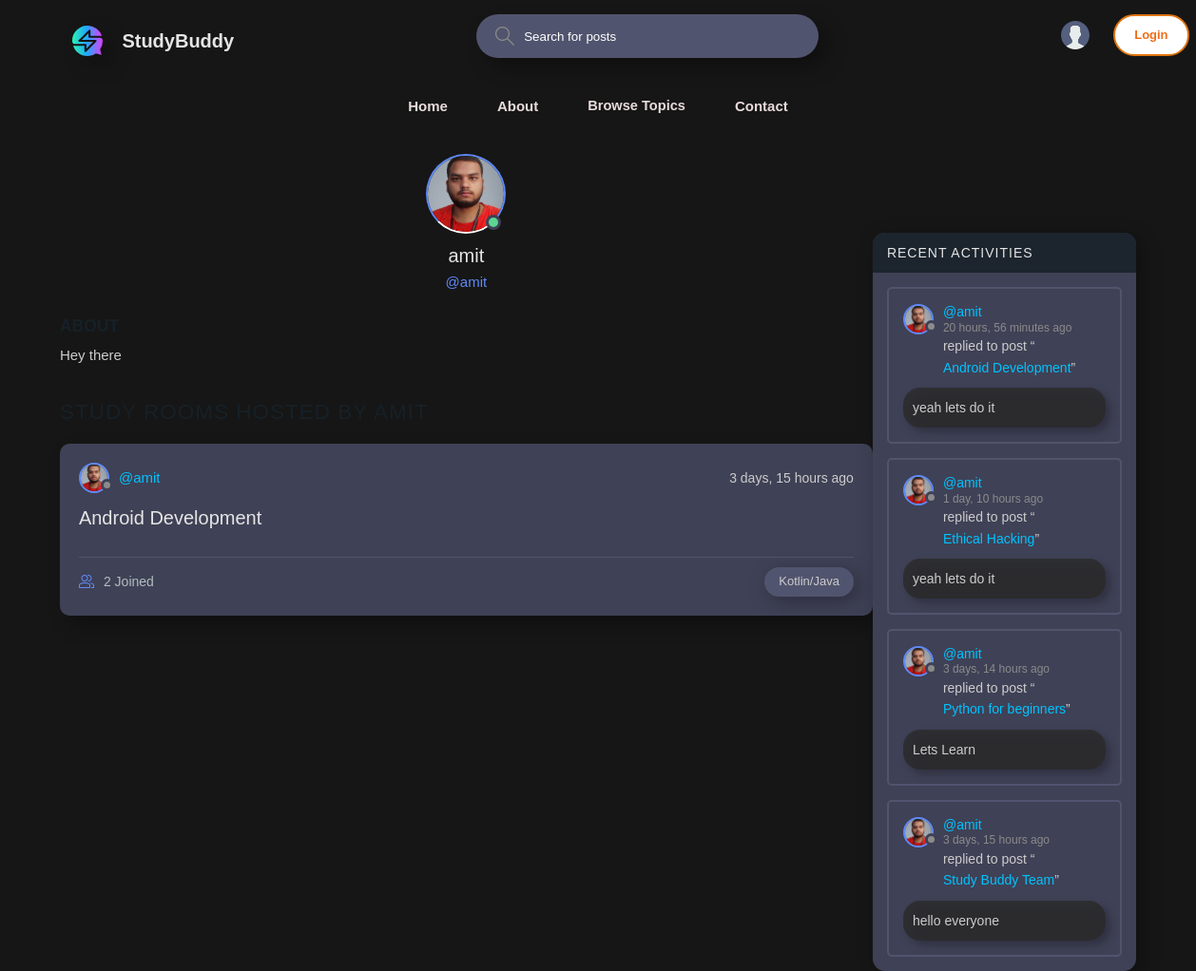
The page /profile/11/ on the database its author committed.
### base/models.py (models this page shows, shortened)
class User(AbstractUser):
    name = models.CharField(max_length=200, null=True)
    email = models.EmailField(unique=True, null=True)
    bio = models.TextField(null=True)
    avatar = models.ImageField(null=True, default="avatar.svg")
    USERNAME_FIELD = 'email'
    REQUIRED_FIELDS = []

class Room(models.Model):
    host = models.ForeignKey(User, on_delete=models.SET_NULL, null=True)
    topic = models.ForeignKey(Topic, on_delete=models.SET_NULL, null=True)
    name = models.CharField(max_length=200)
    description = models.TextField(null=True, blank=True)
    participants = models.ManyToManyField(
        User, related_name='participants', blank=True)
    updated = models.DateTimeField(auto_now=True)
    created = models.DateTimeField(auto_now_add=True)
    class Meta:
        ordering = ['-updated', '-created']
    def __str__(self):
        return self.name

class Topic(models.Model):
    name = models.CharField(max_length=200)

class Message(models.Model):
    user = models.ForeignKey(User, on_delete=models.CASCADE)
    room = models.ForeignKey(Room, on_delete=models.CASCADE)
    body = models.TextField()
    updated = models.DateTimeField(auto_now=True)
    created = models.DateTimeField(auto_now_add=True)
    class Meta:
        ordering = ['-updated', '-created']

### base/views.py (the view)
# urls.py: path('profile/<str:pk>/', views.userProfile, name="user-profile"),
def userProfile(request, pk):
    user = User.objects.get(id=pk)
    rooms = user.room_set.all()
    room_messages = user.message_set.all()
    topics = Topic.objects.all()
    context = {'user': user, 'rooms': rooms,
               'room_messages': room_messages, 'topics': topics}
    return render(request, 'base/profile.html', context)

### base/templates/base/profile.html (shortened to what this page needs)
{% extends 'main.html' %}
{% block content %}
<main class="profile-page layout layout--3">
  <div class="container">
    <div class="roomList">
      <div class="profile">
        <div class="profile__avatar">
          <div class="avatar avatar--large active">
            <img src="{{user.avatar.url}}" />
          </div>
        </div>
        <div class="profile__info">
          <h3>{{user.name}}</h3>
          <p>@{{user.username}}</p>
        </div>
        <div class="profile__about">
          <h3>About</h3>
          <p>
            {{user.bio}}
          </p>
        </div>
      </div>
      <div class="roomList__header">
        <div>
          <h2>Study Rooms Hosted by {{user.name}}</a>
          </h2>
        </div>
      </div>
      {% include 'base/feed_component.html' %}
    </div>
    {% include 'base/activity_component.html' %}
  </div>
</main>
{% endblock content %}

### base/templates/base/feed_component.html (shortened to what this page needs)
{% for room in rooms %}
<div class="roomListRoom">
    <div class="roomListRoom__header">
        <a href="{% url 'user-profile' room.host.id %}" class="roomListRoom__author">
            <div class="avatar avatar--small">
                <img src="{{room.host.avatar.url}}" />
            </div>
            <span>@{{room.host.username}}</span>
        </a>
        <div class="roomListRoom__actions">
            <span>{{room.created|timesince}} ago</span>
        </div>
    </div>
    <div class="roomListRoom__content">
        <a href="{% url 'room' room.id %}">{{room.name}}</a>
    </div>
    <div class="roomListRoom__meta">
        <a href="{% url 'room' room.id %}" class="roomListRoom__joined">
            {{room.participants.all.count}} Joined
        </a>
        <p class="roomListRoom__topic">{{room.topic.name}}</p>
    </div>
</div>
{% endfor %}

### base/templates/base/activity_component.html (shortened to what this page needs)
<div class="activities">
    <div class="activities__header">
        <h2>Recent Activities</h2>
    </div>
    {% for message in room_messages %}
    <div class="activities__box">
        <div class="activities__boxHeader roomListRoom__header">
            <a href="{% url 'user-profile' message.user.id %}" class="roomListRoom__author">
                <div class="avatar avatar--small">
                    <img src="{{message.user.avatar.url}}" />
                </div>
                <p>
                    @{{message.user.username}}
                    <span>{{message.created|timesince}} ago</span>
                </p>
            </a>
        </div>
        <div class="activities__boxContent">
            <p>replied to post “<a href="{% url 'room' message.room.id %}">{{message.room}}</a>”</p>
            <div class="activities__boxRoomContent">{{message.body}}</div>
        </div>
    </div>
    {% endfor %}
</div>

### rows shown on the page
User: avatar (picture), name "amit", username "amit", bio "Hey there"
Room: host.avatar (picture), host.username "amit", created "3 days, 15 hours", name "Android Development", participants.all.count "2", topic.name "Kotlin/Java"
Message: user.avatar (picture), user.username "amit", created "20 hours, 56 minutes", room "Android Development", body "yeah lets do it"
Message: user.avatar (picture), user.username "amit", created "1 day, 10 hours", room "Ethical Hacking", body "yeah lets do it"
Message: user.avatar (picture), user.username "amit", created "3 days, 14 hours", room "Python for beginners", body "Lets Learn"
Message: user.avatar (picture), user.username "amit", created "3 days, 15 hours", room "Study Buddy Team", body "hello everyone"
